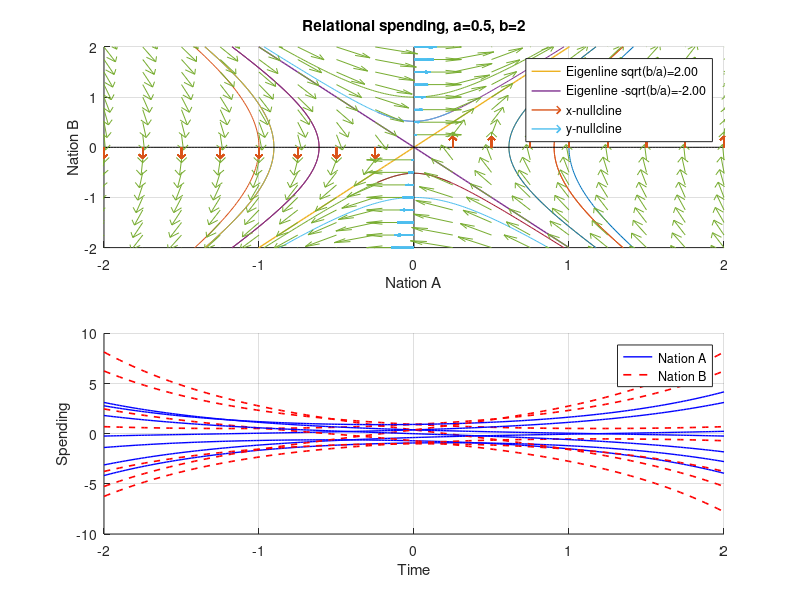

Write MATLAB code to recreate this figure.
a = 0.5;
b = 2;
A = [0,a;b,0];
%model_1 = @(v) A * v'
omega = sqrt(a*b);
point = linspace(0,2*pi,17)
point(end)=[];
%ini = [2.0,1.0; 1.0,1.0; 1.0,2.0; 3.0,1.0];
%1.0, 3.0;2.0,2.0; 3.0,3.0];
[X,Y] = meshgrid(point,point);
ini = [cos(point(:)),sin(point(:))];
%ini = [cos(X(:)),sin(X(:))];
P = [sqrt(a/(a+b)),sqrt(a/(a+b)); sqrt(b/(a+b)),-sqrt(b/(a+b))];
xi_1 = P(:,1);
xi_2 = P(:,2);
P_1 = inv(P);
U = P_1 * ini';
%display(U);
u_0 = U(1);
v_0 = U(2);
%disp(model_1(ini))

t = linspace(-2,2,200);
sol = @(t,u) u(1)*xi_1 .* exp(omega*t) + u(2)*xi_2 .* exp(-omega*t);
fig = figure();
subplot(2,1,1);hold on;
for k = 1:size(U,2)
  x = sol(t,U(:,k))(1,:);
  y = sol(t,U(:,k))(2,:);
  plot(x,y);
  %plot(x,y,'DisplayName',sprintf('initial = %.2f, %.2f',ini'(1,k),ini'(2,k)));
endfor
l1 = plot(t,sqrt(b/a)*t,'DisplayName',sprintf('Eigenline sqrt(b/a)=%.2f',sqrt(b/a)),'LineWidth',1);
l2 = plot(t,-sqrt(b/a)*t,'DisplayName',sprintf('Eigenline -sqrt(b/a)=%.2f',-sqrt(b/a)),'LineWidth',1);
x_n = plot(t,zeros(size(t)),'k');
y_n = plot(zeros(size(t)),t,'k');
vecs = linspace(-3,3,25);
[X,Y] = meshgrid(vecs);
U_ = A(1,1)*X + A(1,2)*Y;
V = A(2,1)*X + A(2,2)*Y;
L = hypot(U_,V);
U_ = U_./L;
V = V ./L;
quiver(X,Y,U_,V);
NX_U = A(1,1)*X;
NX_V = A(2,1)*X;
%NX_U = normalize_cols(NX_U);
%NX_V = normalize_cols(NX_V);
Y_N = zeros(size(Y));
L_X = hypot(NX_U,NX_V);
NX_U = NX_U./L_X
NX_V = NX_V./L_X
NX = quiver(X,Y_N,NX_U,NX_V,'DisplayName','x-nullcline','LineWidth',1.);
NY_U = A(1,2)*Y;
NY_V = A(2,2)*Y;
%NY_U = normalize_cols(NY_U);
%NY_V = normalize_cols(NY_V);
X_N = zeros(size(X));
NY = quiver(X_N,Y,NY_U,NY_V,'DisplayName','y-nullcline','LineWidth',1.);
hold off;
xlim([-2,2]); ylim([-2,2]);
legend([l1,l2,NX,NY]);
title(sprintf("Relational spending, a=%g, b=%g",a,b));
xlabel("Nation A");
ylabel("Nation B");
grid on;
axis on;
sample = randperm(size(U,2),7);
samples = U(:,sample);
subplot(2,1,2);
hold on;
for k=1:size(samples,2)
  traj = sol(t,samples(:,k));
  x = traj(1,:);
  y = traj(2,:);
  if k == 1
    plot(t, x, 'b-',  'LineWidth', 1., 'DisplayName', 'Nation A');
    plot(t, y, 'r--', 'LineWidth', 1.2, 'DisplayName', 'Nation B');
  else
    plot(t, x, 'b-',  'LineWidth', 1., 'HandleVisibility', 'off');
    plot(t, y, 'r--', 'LineWidth', 1.2, 'HandleVisibility', 'off');
  endif
  %plot(t,x,'DisplayName','Nation A');
  %lot(t,y,'DisplayName','Nation B');
endfor
hold off;
%plot(t,x,'DisplayName','Nation A');
%plot(t,y,'DisplayName','Nation B');
xlabel('Time');
ylabel('Spending');
legend('show');
grid on;
%waitfor(gcf);
%hold off;
print('figures/model_1_curves.png', '-dpng', '-S1300,1300');


%vecs = linspace(-3,3,20);
%[X,Y] = meshgrid(vecs);
%U = A(1,1)*X + A(1,2)*Y;
%V = A(2,1)*X + A(2,2)*Y;
%quiver(X,Y,U,V);
%grid on;
